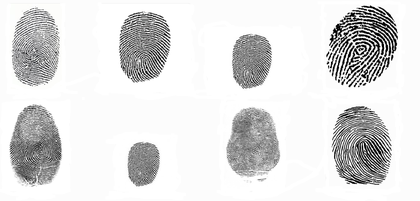
%> input picture database.png, 420 x 201 px, shrunk from 1178 x 563 before the run
$ octave finger_det.m   (GNU Octave 9; MATLAB toolbox functions it lacks are replaced by stand-ins)
%> lines starting %> are read from the running program, lines starting %| are printed output that depends on the picture
clc
clear all
close all
img_db=imread('database.png');
%> img_db is the input picture: size 201x420x3 uint8; mean R, G, B 222, 222, 222

figure,imshow(img_db);
img_tg=imread('target2.png');
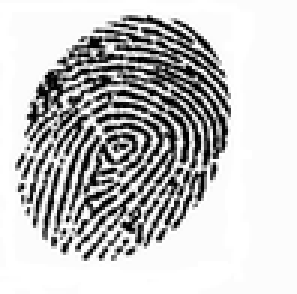
%> input picture target2.png, 99 x 98 px, shrunk from 278 x 275 before the run (shown 3 times larger)
%> img_tg is the input picture: size 98x99x3 uint8; min 0, max 255, mean 195.4
figure,imshow(img_tg);

db=rgb2gray(img_db);
tg=rgb2gray(img_tg);
cc=normxcorr2(tg,db);
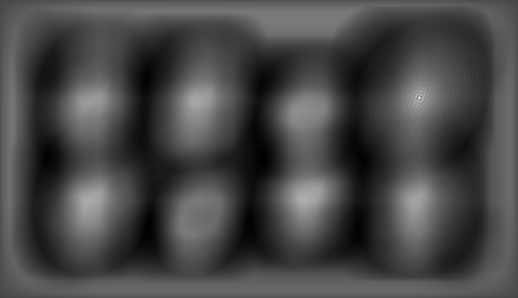
%> cc: size 298x518 double; min -0.344, max 0.924, mean 0.012; drawn with min black and max white
% figure,imshow(cc);
tr=max(max(cc))
%> tr = 0.924

if tr > 0.99999
    load recObj
    sound(myRecording)
    [x,y]=find(cc>0.9999);
    [r,c]=size(img_tg);

    t2=x;
    t1=x-r;

    if t1==0
        t1=1;
    end

    t4=y;
    t3=y-c/3  ;


    blk=zeros(size(db,1),size(db,2));

    blk(t1:t2,t3:t4)=1;
%     figure,imshow(blk);
    ed=edge(blk);

    for p=1:size(db,1)
        for i=1:size(db,2)
            if ed(p,i)==1
                img_db(p,i,1)=0;
                img_db(p,i,2)=0;
                img_db(p,i,3)=255;
            end
        end
    end
    figure(1),imshow(img_db);title('target matched');

else
    figure,imshow(img_db);title('target  not matched');
%> (the run ends here)
